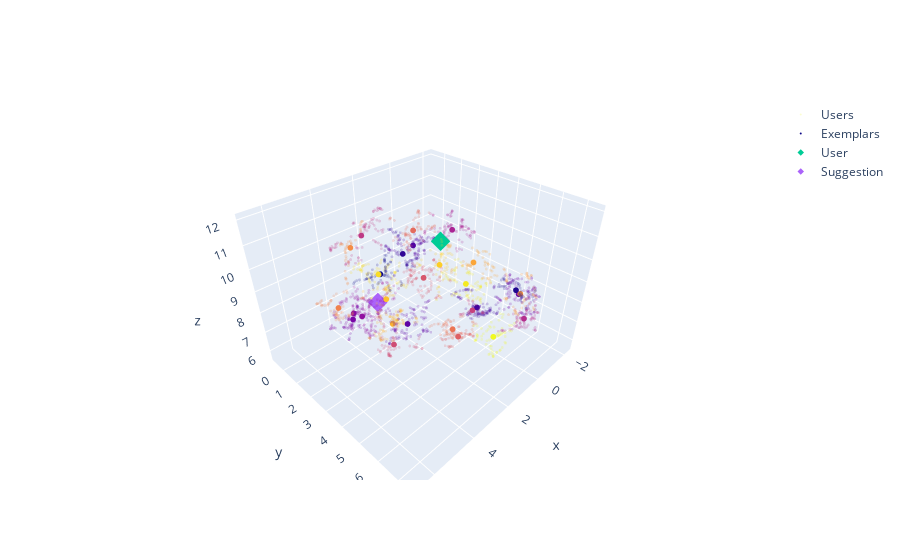

The code cell stored with this chart in its notebook:
### Markdown cell above
### Suggest alternative

### Code cell
suggestion_label, suggestion_location = kmeans_model.suggest(cluster_representant)
print(f"Would you like to see a user from {suggestion_label}")
kmeans_model.visualize(user_reduced, test_reduced[0], suggestion_location)
kmeans_model.figure.show()

### Figure 1 — Plotly figure (JSON) as saved in the notebook; plotly's stock layout.template omitted (floating-point values rounded to 4 significant figures; data arrays with more than 128 entries replaced by an {"elided": "..."} marker saying what was removed)
{"data": [{"marker": {"color": {"elided": "2000 int values"}, "size": 1}, "mode": "markers", "name": "Users", "opacity": 0.2, "x": {"elided": "2000 float values"}, "y": {"elided": "2000 float values"}, "z": {"elided": "2000 float values"}, "type": "scatter3d"}, {"marker": {"color": [0, 1, 2, 3, 4, 5, 6, 7, 8, 9, 10, 11, 12, 13, 14, 15, 16, 17, 18, 19, 20, 21, 22, 23, 24, 25, 26, 27, 28, 29], "size": 2}, "mode": "markers", "name": "Exemplars", "x": [1.823, 0.4769, 2.496, -0.5575, 0.4002, 3.669, -1.486, 4.762, 5.2, 3.653, 2.084, 0.4221, 0.3225, 3.686, 2.952, 3.255, 0.5806, 2.61, 2.528, 0.8802, 6.014, 3.387, -0.7316, -0.655, 2.396, 3.024, 2.23, 4.252, 1.015, 0.8385], "y": [0.2902, 6.381, 2.553, 3.934, 0.9137, 4.006, 5.356, 2.149, 2.888, 1.189, 0.2964, 3.158, 6.799, 1.673, 6.373, 2.684, 1.746, 5.554, 3.173, 3.809, 3.257, 0.4752, 5.868, 3.479, 1.647, 2.068, 4.202, 3.234, 4.481, 5.884], "z": [7.946, 9.456, 10.22, 6.783, 9.08, 8.348, 7.753, 8.12, 9.067, 7.103, 6.54, 10.69, 8.281, 11.12, 9.885, 6.233, 7.855, 8.035, 11.45, 6.317, 9.952, 10.0, 8.415, 8.868, 6.242, 8.128, 10.35, 10.43, 9.07, 7.139], "type": "scatter3d"}, {"marker": {"size": 5, "symbol": ["diamond"]}, "mode": "markers", "name": "User", "x": [2.222], "y": [4.211], "z": [11.31], "type": "scatter3d"}, {"marker": {"size": 5, "symbol": ["diamond"]}, "mode": "markers", "name": "Suggestion", "x": [2.084], "y": [0.2964], "z": [6.54], "type": "scatter3d"}], "layout": {}}
